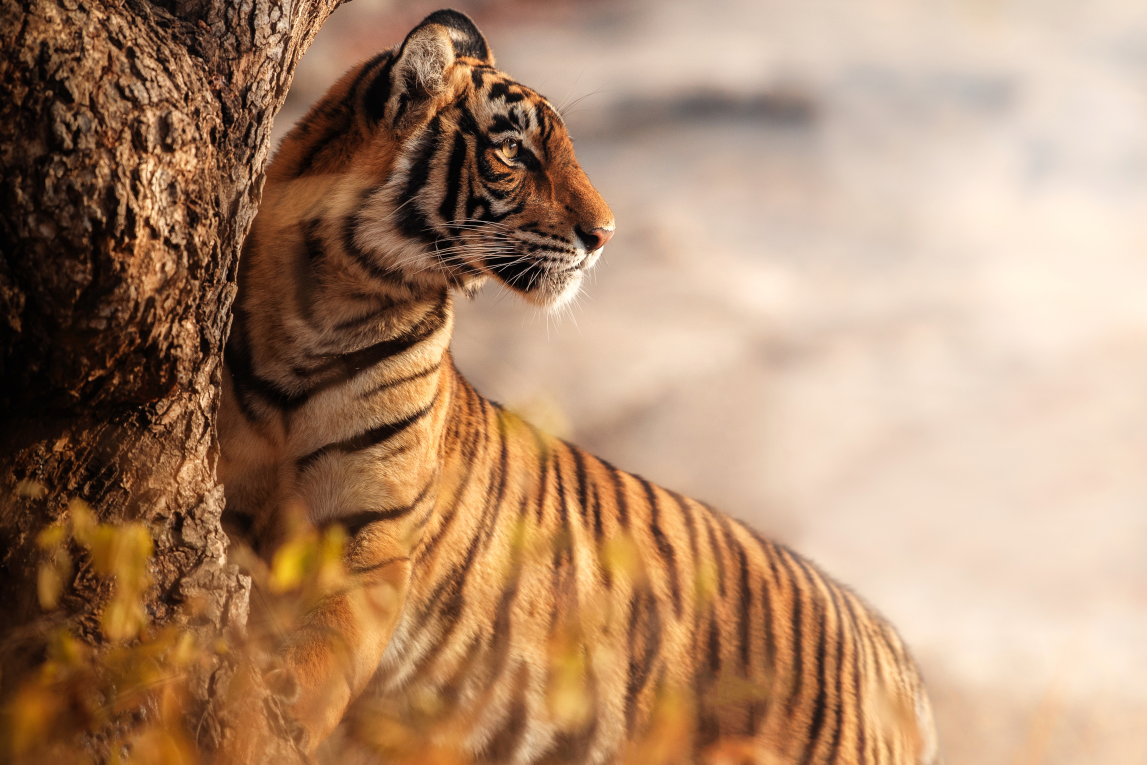
#> input picture Practi #1/Tiger.jpg, 3439 x 2293 px, given in place of Tiger.png, which was not available (shown at 1/3 size)
$ python 'Solucion#3B.py'
#> lines starting #> are read from the running program, lines starting #| are printed output that depends on the picture; pictures that were not available may be replaced by others from this repository, and a replacement may not be noted
import cv2 as cv
import numpy as np

img=cv.imread("Tiger.png",0);width=700; height=450;medidas=(width,height);img=cv.resize(img,medidas,interpolation=cv.INTER_AREA)
#> after `img = cv.imread('Tiger.png', 0)`:
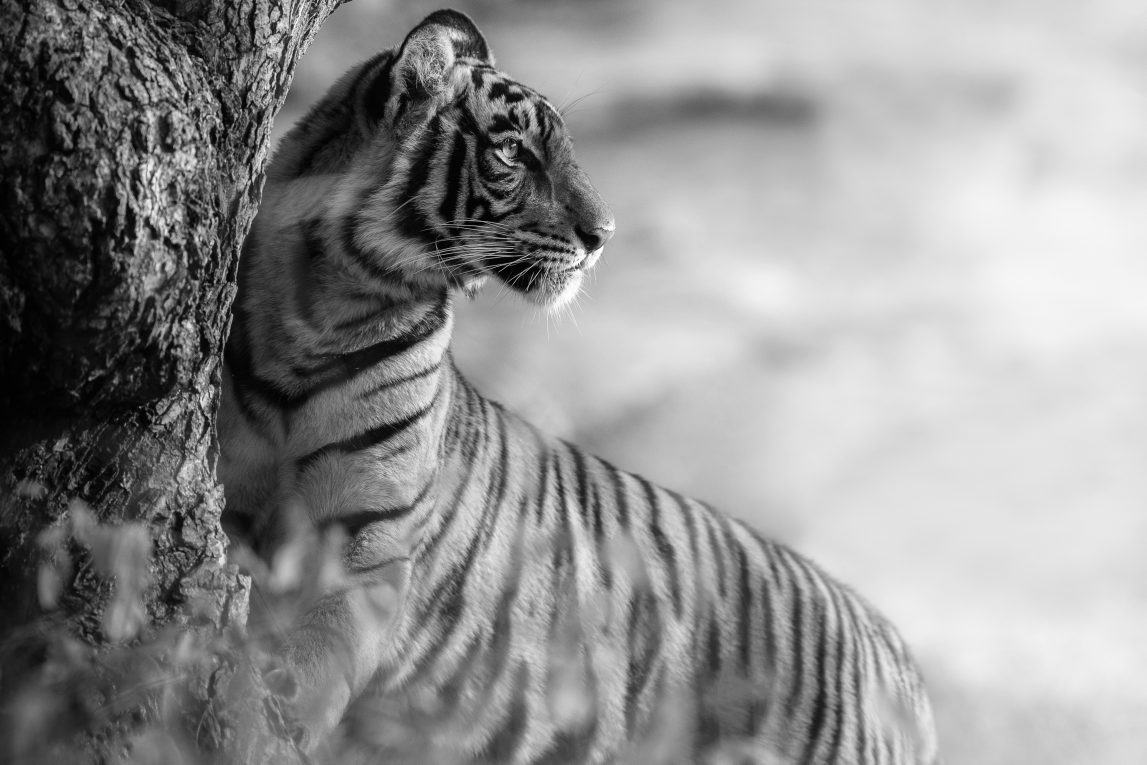
#> img: shape (2293, 3439) (shown at 1/3 size); min 0, max 255, mean 145.3
#> after `img = cv.resize(img, medidas, interpolation=cv.INTER_AREA)`:
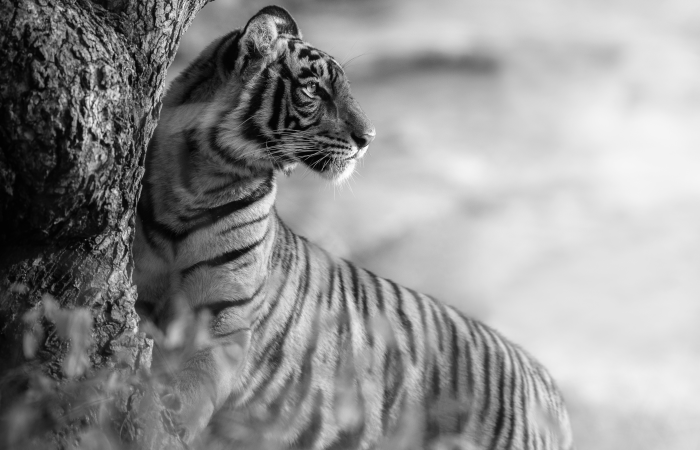
#> img: shape (450, 700); min 1, max 254, mean 145.3

Matriz=np.float32([[1,0,50],[0,1,50]])

rows,cols=img.shape;transformacion_1=cv.warpAffine(img,Matriz,(cols,rows))
#> after `rows, cols = img.shape`: rows = 450; cols = 700
#> after `transformacion_1 = cv.warpAffine(img, Matriz, (cols, rows))`:
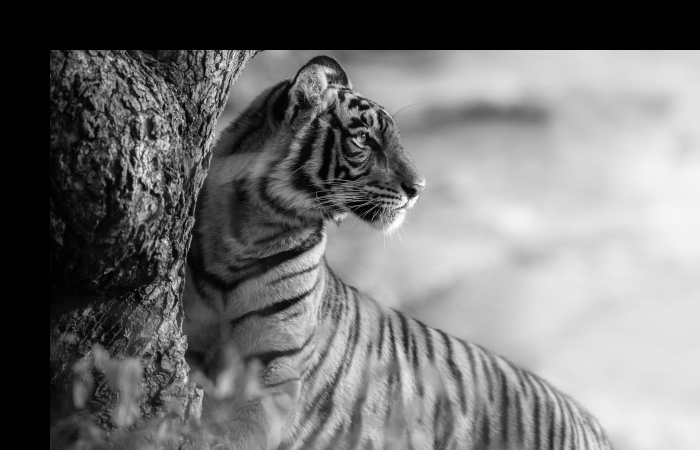
#> transformacion_1: shape (450, 700); min 0, max 254, mean 115.6
cv.imshow("prueba",transformacion_1)
cv.waitKey(0)


Matriz2=np.float32([[1,0.5,0],[0.5,1,0],[0,0,1]])
rows,cols=img.shape;transformacion_2=cv.warpPerspective(transformacion_1,Matriz2,(int(cols*1.5),int(rows*1.5)))
#> after `transformacion_2 = cv.warpPerspective(transformacion_1, Matriz2, (int(`:
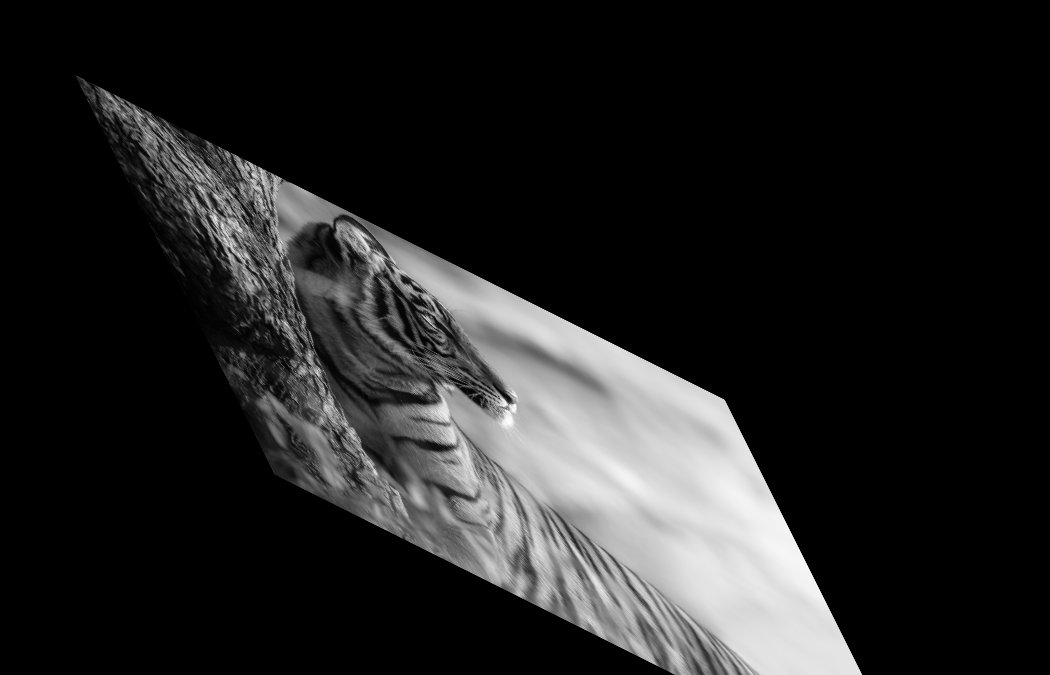
#> transformacion_2: shape (675, 1050); min 0, max 254, mean 35.3

cv.imshow("prueba2",transformacion_2)
cv.waitKey(0)


Matriz3=cv.getRotationMatrix2D(((cols-1)/2.0,(rows-1)/2.0),10,1)
transformacion_3=cv.warpAffine(transformacion_2,Matriz3,(cols,rows))
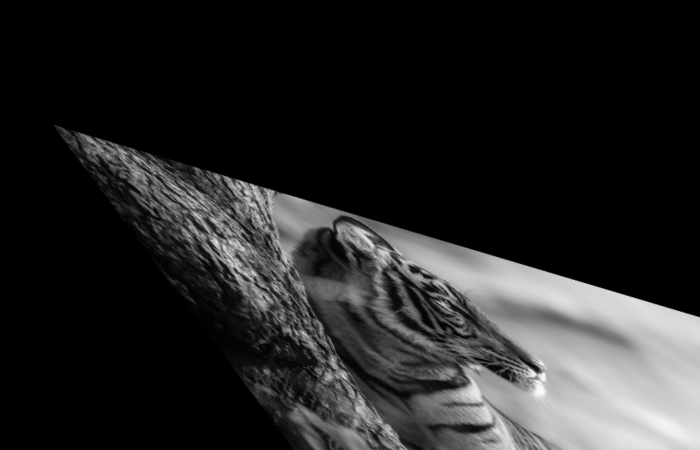
#> transformacion_3: shape (450, 700); min 0, max 253, mean 38.1
cv.imshow('prueba3',transformacion_3)
cv.waitKey(0)
